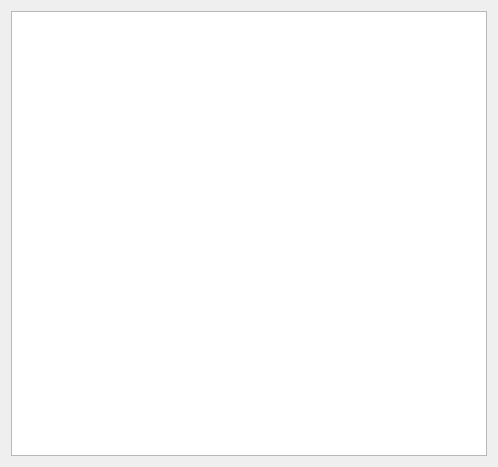
<?xml version="1.0" encoding="UTF-8"?>
<ui version="4.0">
 <class>frmViewLog</class>
 <widget class="QDialog" name="frmViewLog">
  <property name="geometry">
   <rect>
    <x>0</x>
    <y>0</y>
    <width>498</width>
    <height>467</height>
   </rect>
  </property>
  <property name="windowTitle">
   <string>Dialog</string>
  </property>
  <layout class="QVBoxLayout" name="verticalLayout">
   <item>
    <widget class="QTextEdit" name="txtLog"/>
   </item>
  </layout>
 </widget>
 <resources/>
 <connections/>
</ui>
